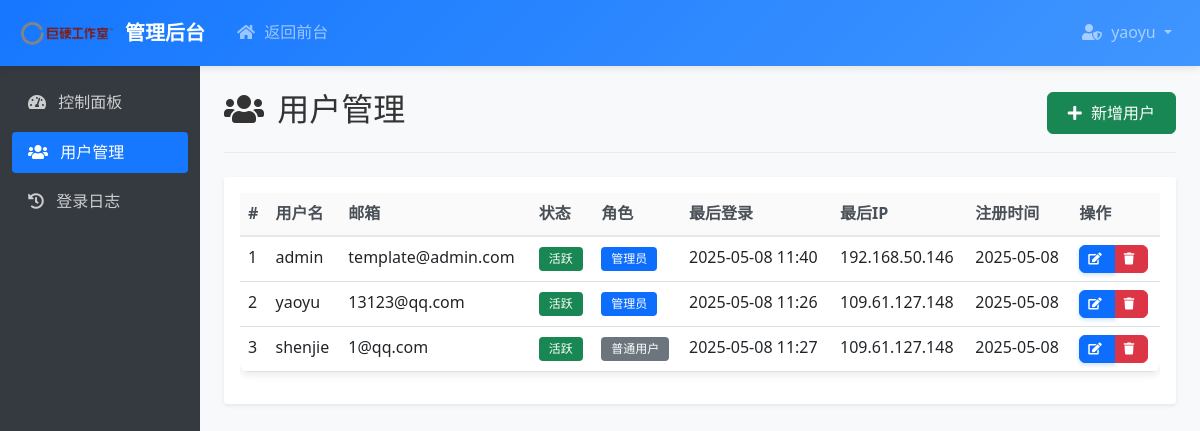
/admin/users (signed in), run on the app's committed database.
### models.py (models this page shows, shortened)
class User(UserMixin, db.Model):
    id = db.Column(db.Integer, primary_key=True)
    username = db.Column(db.String(80), unique=True, nullable=False)
    email = db.Column(db.String(120), unique=True, nullable=False)
    password_hash = db.Column(db.String(128))
    created_at = db.Column(db.DateTime, default=get_beijing_time)
    is_active = db.Column(db.Boolean, default=True)
    is_admin = db.Column(db.Boolean, default=False)
    last_login_at = db.Column(db.DateTime, nullable=True)
    last_login_ip = db.Column(db.String(100), nullable=True)
    login_logs = db.relationship('LoginLog', backref='user', lazy='dynamic', cascade='all, delete-orphan')
    portfolios = db.relationship('UserPortfolio', backref='user', lazy='dynamic', cascade='all, delete-orphan')

### app.py (the view)
@app.route('/admin/users')
@login_required
def admin_users():
    if not current_user.is_admin:
        flash('您没有管理员权限', 'danger')
        return redirect(url_for('dashboard'))
    session['from_admin'] = True
    users = User.query.all()
    return render_template('admin/users.html', users=users)

### app.py (called while the page is built)
@login_manager.user_loader
def load_user(user_id):
    return User.query.get(int(user_id))

### templates/admin/users.html (shortened to what this page needs)
{% extends "admin/base.html" %}
{% block content %}
<div class="admin-title d-flex justify-content-between align-items-center">
    <h2><i class="fas fa-users"></i> 用户管理</h2>
    <a href="{{ url_for('admin_add_user') }}" class="btn btn-success">
        <i class="fas fa-plus"></i> 新增用户
    </a>
</div>
<div class="card shadow-sm">
    <div class="card-body">
        <div class="table-responsive">
            <table class="table table-hover">
                <thead>
                    <tr>
                        <th>#</th>
                        <th>用户名</th>
                        <th>邮箱</th>
                        <th>状态</th>
                        <th>角色</th>
                        <th>最后登录</th>
                        <th>最后IP</th>
                        <th>注册时间</th>
                        <th>操作</th>
                    </tr>
                </thead>
                <tbody>
                    {% for user in users %}
                    <tr>
                        <td>{{ user.id }}</td>
                        <td>{{ user.username }}</td>
                        <td>{{ user.email }}</td>
                        <td>
                            {% if user.is_active %}
                            <span class="badge bg-success">活跃</span>
                            {% else %}
                            <span class="badge bg-danger">禁用</span>
                            {% endif %}
                        </td>
                        <td>
                            {% if user.is_admin %}
                            <span class="badge bg-primary">管理员</span>
                            {% else %}
                            <span class="badge bg-secondary">普通用户</span>
                            {% endif %}
                        </td>
                        <td>
                            {% if user.last_login_at %}
                            {{ user.last_login_at.strftime('%Y-%m-%d %H:%M') }}
                            {% else %}
                            <span class="text-muted">从未登录</span>
                            {% endif %}
                        </td>
                        <td>{{ user.last_login_ip or '-' }}</td>
                        <td>{{ user.created_at.strftime('%Y-%m-%d') }}</td>
                        <td>
                            <div class="btn-group">
                                <a href="{{ url_for('admin_edit_user', id=user.id) }}" class="btn btn-sm btn-primary">
                                    <i class="fas fa-edit"></i>
                                </a>
                                <button type="button" class="btn btn-sm btn-danger"
                                        data-bs-toggle="modal" data-bs-target="#deleteModal{{ user.id }}">
                                    <i class="fas fa-trash"></i>
                                </button>
                            </div>
                        </td>
                    </tr>
                    {% endfor %}
                </tbody>
            </table>
        </div>
    </div>
</div>
{% endblock %}

### templates/admin/base.html (shortened to what this page needs)
<!DOCTYPE html>
<html lang="zh">
<head>
    <link href="https://cdn.jsdelivr.net/npm/bootstrap@5.1.3/dist/css/bootstrap.min.css" rel="stylesheet">
    <link href="https://cdn.jsdelivr.net/npm/@fortawesome/fontawesome-free@5.15.4/css/all.min.css" rel="stylesheet">
    <link href="{{ url_for('static', filename='css/style.css') }}" rel="stylesheet">
</head>
<body>
    <nav class="navbar navbar-expand-lg navbar-dark bg-primary">
        <div class="container-fluid">
            <a class="navbar-brand" href="{{ url_for('admin_dashboard') }}">
                <img src="{{ url_for('static', filename='images/logo.png') }}" alt="巨硬工作室" style="height: 40px;">
                <span>管理后台</span>
            </a>
            <div class="collapse navbar-collapse" id="navbarNav">
                <ul class="navbar-nav me-auto">
                    <li class="nav-item">
                        <a class="nav-link" href="{{ url_for('dashboard') }}">
                            <i class="fas fa-home"></i> 返回前台
                        </a>
                    </li>
                </ul>
                <ul class="navbar-nav">
                    <li class="nav-item dropdown">
                        <a class="nav-link dropdown-toggle" href="#" id="navbarDropdown" role="button" data-bs-toggle="dropdown">
                            <i class="fas fa-user-shield"></i> {{ current_user.username }}
                        </a>
                    </li>
                </ul>
            </div>
        </div>
    </nav>
    <div class="container-fluid">
        <div class="row">
            <div class="col-md-3 col-lg-2 admin-sidebar">
                <ul class="nav flex-column">
                    <li class="nav-item">
                        <a class="nav-link {% if request.endpoint == 'admin_dashboard' %}active{% endif %}" href="{{ url_for('admin_dashboard') }}">
                            <i class="fas fa-tachometer-alt"></i> 控制面板
                        </a>
                    </li>
                    <li class="nav-item">
                        <a class="nav-link {% if request.endpoint == 'admin_users' %}active{% endif %}" href="{{ url_for('admin_users') }}">
                            <i class="fas fa-users"></i> 用户管理
                        </a>
                    </li>
                    <li class="nav-item">
                        <a class="nav-link {% if request.endpoint == 'admin_login_logs' %}active{% endif %}" href="{{ url_for('admin_login_logs') }}">
                            <i class="fas fa-history"></i> 登录日志
                        </a>
                    </li>
                </ul>
            </div>
            <div class="col-md-9 col-lg-10 admin-content">
                {% block content %}{% endblock %}
            </div>
        </div>
    </div>
</body>
</html>

### static/css/style.css (style rules this page uses)
:root { --primary-color: #1677ff; --secondary-color: #4096ff; --success-color: #52c41a; --warning-color: #faad14; --danger-color: #ff4d4f; --text-color: #333; --text-secondary: #666; --border-color: #e8e8e8; --bg-color: #f5f5f5; --card-shadow: 0 2px 8px rgba(0, 0, 0, 0.1); --transition-speed: 0.3s; }
body { font-family: 'Segoe UI', Tahoma, Geneva, Verdana, sans-serif; background-color: #f8f9fa; color: var(--text-color); line-height: 1.6; }
.navbar { box-shadow: 0 2px 8px rgba(0, 0, 0, 0.1); background: linear-gradient(135deg, var(--primary-color), var(--secondary-color)) !important; }
.navbar-brand { font-weight: 600; font-size: 1.25rem; display: flex; align-items: center; }
.navbar-brand img { margin-right: 8px; transition: transform var(--transition-speed); }
.nav-link { font-weight: 500; padding: 0.5rem 1rem !important; transition: all var(--transition-speed); }
.card { transition: transform 0.3s ease, box-shadow 0.3s ease; border: none; }
.btn { border-radius: 6px; font-weight: 500; padding: 0.5rem 1.25rem; transition: all var(--transition-speed); }
.btn-primary { background-color: #0d6efd; border-color: #0d6efd; box-shadow: 0 2px 4px rgba(13, 110, 253, 0.2); }
.table { background: white; border-radius: 8px; overflow: hidden; box-shadow: var(--card-shadow); }
.table thead th { background-color: #fafafa; border-bottom: 2px solid var(--border-color); font-weight: 600; }
.bg-primary { background-color: #0d6efd !important; }
.table th { font-weight: 600; color: #495057; }
.badge { font-weight: 500; padding: 6px 10px; }
.btn-sm { padding: 0.25rem 0.5rem; font-size: 0.75rem; }
.fas { margin-right: 5px; }

### templates/admin/base.html (style rules this page uses)
.admin-sidebar { background-color: #343a40; min-height: calc(100vh - 56px); padding-top: 1rem; }
.admin-sidebar .nav-link { color: rgba(255, 255, 255, 0.75); padding: 0.75rem 1rem; border-radius: 0.25rem; margin-bottom: 0.5rem; }
.admin-sidebar .nav-link.active { color: #fff; background-color: #1677ff; }
.admin-sidebar .nav-link i { margin-right: 0.5rem; }
.admin-content { padding: 1.5rem; }
.admin-title { margin-bottom: 1.5rem; padding-bottom: 1rem; border-bottom: 1px solid #eaeaea; }

### data on the page
User: username "yaoyu", id "2", email "13123@qq.com", is_active "活跃", is_admin "管理员", last_login_at "2025-05-08 11:26", last_login_ip "109.61.127.148", created_at "2025-05-08"
User: id "1", username "admin", email "template@admin.com", is_active "活跃", is_admin "管理员", last_login_at "2025-05-08 11:40", last_login_ip "192.168.50.146", created_at "2025-05-08"
User: id "3", username "shenjie", email "1@qq.com", is_active "活跃", is_admin "普通用户", last_login_at "2025-05-08 11:27", last_login_ip "109.61.127.148", created_at "2025-05-08"
